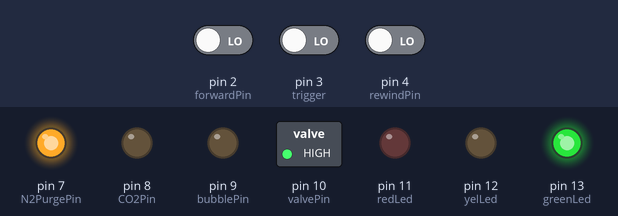
This sketch was run on a simulated Arduino Uno, built with avr-gcc and run on an emulated ATmega328P. Shown: switched loads named in the sketch (green lamp = pin HIGH), output pins drawn as LEDs (lit = HIGH). The test bench sets the inputs (shaded band); at power-on: pin 2 (forwardPin) LOW, pin 3 (trigger) LOW, pin 4 (rewindPin) LOW.

Above: at 1.2 s.
1.3 s: pin 2 (forwardPin) driven HIGH
At 1.67 s:
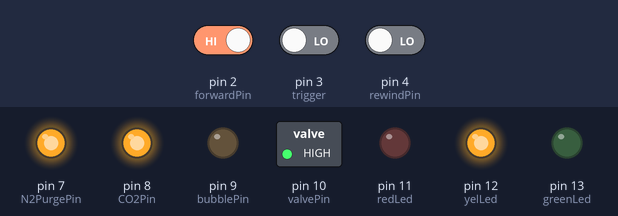
At 2.7 s:
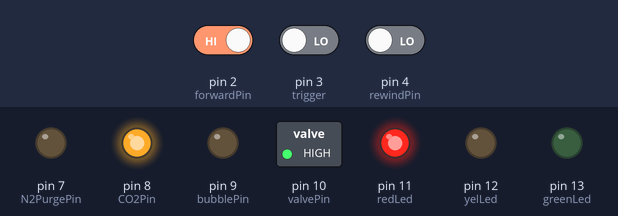
3.3 s: pin 3 (trigger) driven HIGH
At 5.8 s:
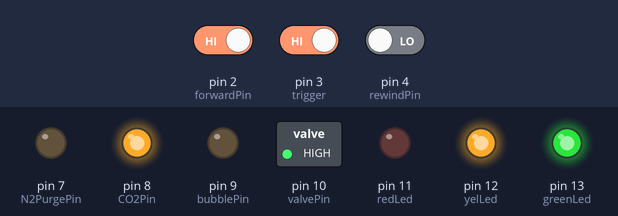
Timing chart, 0 to 18.2 s (numbered marks = the images above; inputs shaded):
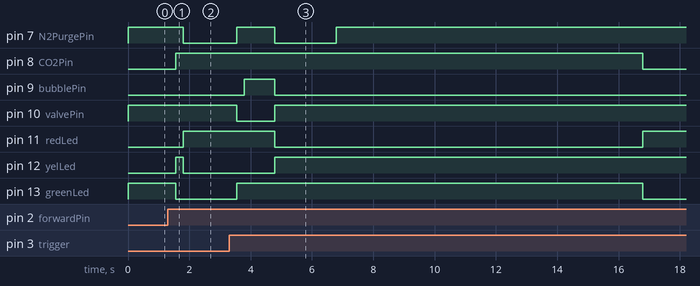

The sketch:

BubbleMachineV3.ino
```cpp
//#### WARNING ###//
// THIS CODE IS MEANT FOR USE WITH ARDUINO UNO R3 EXCLUSIVELY
// PORT MANIPULATION USED IN THIS CODE IS ONLY COMPATIBLE WITH AVR BASED ARDUINO BOARDS.
// THIS CODE IS INCOMPATIBLE WITH ARUIDNO R4 MINIMA.

int greenLed   = 13;
int yelLed     = 12;
int redLed     = 11;
int valvePin   = 10; //Actuator signal pin.  State Low, i.e. pin bit = 0 == VALVE OPEN AND FLOW
int bubblePin  = 9; //Ignition signal pin.
int CO2Pin     = 8; //N.O. solenoid for CO2 flow  State Low, i.e. pin bit = 0 == VALVE CLOSED AND NO FLOW
int N2PurgePin = 7; //N.C. solenoid for N2 purge after a shot.
int ScopeTrig  = 6; //This pin used only to trigger oscilloscopes

//Trigger remote pins

int forwardPin = 2;
int rewindPin  = 4;
int trigger    = 3;

bool checkGreen = LOW;
bool checkYel   = LOW;
bool checkRed   = LOW;

int buttonDelay  = 250; //Time you have to press a button on the remote for an action to ensue.
int noiseSuppressionDelay = 500; //Duration to wait before to check rewind state because of igniter noise


int triggerTime  = 900; //Trigger length i.e. length of actuation of the valves.
int ignitionTime = 240; //Ignition delay after the start of the trigger.
int CO2InjTime   = 10000; //Duration CO2 is flushed to inert the sandworm environment
int N2PurgeTime  = 2000; //Duration N2 is flushed through the engine after a hot fire
//int ignitionDuration = 20; //Pulse length for ignition signal. (not used yet)

unsigned long startTime; //Time associated to the reading of the millis() function when the test starts.
unsigned long runTime; //Placeholder for the millis() function to use for comparison with trigger and ignition time.

//PORT MANIPULAITON//
//In this code, PORTB and PORTD are controlled using direct port manipulation instead of using digitalWrite().
//Each digital pin is represented by a single 0 or 1 in an 8 bit number. See details below.
//PORTB => digital pins 8-13. Corresponding bits: PORTB = [X X 13 12 11 10 9 8]
//PORTD => digital pins 0-7. Corresponding bits: PORTD = [7 6 5 4 3 2 1 0]

//#### WARNING ####//
//The relay board used to control the solenoid valves is counterintuitive.
//A LOW signal from a digital pin will close the circuit.
//Entirely cutting power to the board will open all AC circuits.
//This is why the HIGH and LOW assignments of pins 7, 8 and 10 appear to be reversed.


void setup() {

  pinMode(greenLed,  OUTPUT);
  pinMode(yelLed,    OUTPUT);
  pinMode(redLed,    OUTPUT);
  pinMode(bubblePin, OUTPUT);
  pinMode(valvePin,  OUTPUT);
  pinMode(CO2Pin,    OUTPUT);
  pinMode(N2PurgePin,OUTPUT);

  pinMode(forwardPin, INPUT);
  pinMode(rewindPin,  INPUT);
  pinMode(trigger,    INPUT);

  //N2PurgePin = LOW;
  PORTD = B10000000;
  PORTB = B00100100;
}

//LED colour code
//Green: Safe-initial step
//Yellow: CO2 flush of exhaust
//Red: CO2 flush of exhaust + N2 purge of engine.
//Red + Green: Firing
//Yellow + Green: N2 purge of engine for 2 seconds, then 10 seconds of CO2 flushingn exhaust.
//Yellow + Red: Unexpected trigger activation. Firing system frozen until trigger switched off.

void unexpectedTrigger() { //Freezes the timing Arduino until the trigger is switched off.

  PORTB = B00011100;
}

void manualAbort() { //Disarms the system by resetting all control pins to their initial, safe state.
  PORTB = B00110101; //Close Actuators
  //
  PORTD = B00000001; //Begin N2 Purge
  delay(N2PurgeTime); //Purge for N2PurgeTime
  PORTD = B10000001; //Stop N2 Purge
  PORTB = B00110101; //Begin CO2 Flush
  delay(CO2InjTime); //Flush CO2 for CO2InjTime
  PORTB = B00100100; //Stop CO2 flush

  checkRed = LOW;
  checkYel = LOW;
  checkGreen = LOW;
}

void loop() {

  PORTB = B00100100;

  while (digitalRead(trigger) == HIGH) { //Timing Arduino can't advance if the trigger is on.

    unexpectedTrigger();
  }

  if (digitalRead(forwardPin) == HIGH) {

    checkGreen = HIGH;
    delay(buttonDelay);
  }

  while (checkGreen == HIGH) {

    PORTB = B00010101; //CO2 flush of exhaust begins.
    PORTD = B10000001; //Revert to N2 closed in case of back button

    if (digitalRead(trigger) == HIGH) {

      unexpectedTrigger();
    }

    if (digitalRead(forwardPin) == HIGH) {

      checkYel = HIGH;
      delay(buttonDelay);
    }

    if (digitalRead(rewindPin) == HIGH) {

      checkGreen = LOW;
      delay(buttonDelay);
    }

    while (checkYel == HIGH) {

      PORTB = B00001101; //CO2 now flowing before trigger is flipped
      PORTD = B00000001; //N2 flowing before trigger is flipped

      if (digitalRead(trigger) == HIGH) {

        checkRed = HIGH;
        delay(buttonDelay);

        //Define the start time and the initial value of the run time.

        startTime = millis();
        runTime = millis();
      }

      if (digitalRead(rewindPin) == HIGH) {

        checkYel = LOW;
        delay(buttonDelay);
      }

      while (checkRed == HIGH) {

        while (runTime - startTime < ignitionTime) {

          PORTD = B10000001; //N2 now off
          PORTB = B00101001; //The actuators are now open.
          //PORTB = B00101000; //The actuators and CO2 are now open.

          if (digitalRead(rewindPin) == HIGH) {

            manualAbort();
            break;
          }

          runTime = millis();
        }

        while (runTime - startTime <= triggerTime) {

          PORTB = B00101011; //The ignition signal is sent.
          //PORTB = B00101010; //The ignition signal is sent.
          PORTD = B11000000; //Scope trigger signal is sent
          delay(noiseSuppressionDelay);
          if (digitalRead(rewindPin) == HIGH) {

            manualAbort();
            break;
          }

          runTime = millis();
        }

        //After the test time is over, reset all pins to their original state by calling the manualAbort function.

        manualAbort();
      }
    }
  }
}
```

Measured:
- after the input at 1.3 s, pin 7 (N2PurgePin): HIGH → LOW after 0.50 s; pin 8 (CO2Pin): LOW → HIGH after 0.25 s; pin 11 (redLed): LOW → HIGH after 0.50 s; pin 12 (yelLed): LOW → HIGH after 0.25 s, → LOW 0.25 s later; pin 13 (greenLed): HIGH → LOW after 0.25 s
- after the input at 3.3 s, pin 7 (N2PurgePin): LOW → HIGH after 0.25 s, → LOW 1.2 s later, → HIGH 2.0 s later; pin 8 (CO2Pin): HIGH → LOW after 13.5 s; pin 9 (bubblePin): LOW → HIGH after 0.49 s, → LOW 1.0 s later; pin 10 (valvePin): HIGH → LOW after 0.25 s, → HIGH 1.2 s later; pin 11 (redLed): HIGH → LOW after 1.5 s, → HIGH 12.0 s later
